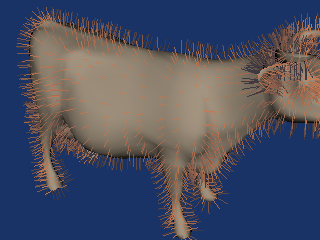

Source code (Python):
#!/usr/bin/env python

# Test vtkHedgeHog on cow with vtkCleanPolyData PointMergingOff.

import vtkmodules.vtkInteractionStyle  # noqa: F401
import vtkmodules.vtkRenderingFreeType  # noqa: F401
import vtkmodules.vtkRenderingOpenGL2  # noqa: F401

import os

from vtkmodules.vtkCommonTransforms import vtkTransform
from vtkmodules.vtkFiltersCore import (
    vtkCleanPolyData,
    vtkHedgeHog,
)
from vtkmodules.vtkFiltersGeneral import vtkTransformPolyDataFilter
from vtkmodules.vtkFiltersSources import vtkConeSource
from vtkmodules.vtkIOGeometry import vtkOBJReader
from vtkmodules.vtkRenderingCore import (
    vtkActor,
    vtkPolyDataMapper,
    vtkRenderWindow,
    vtkRenderWindowInteractor,
    vtkRenderer,
)

# Read cow data
wavefront = vtkOBJReader()
data_dir = os.environ.get("VPE_DATA_DIR", os.path.dirname(os.path.abspath(__file__)))

wavefront.SetFileName(os.path.join(data_dir, "Viewpoint", "cow.obj"))
wavefront.Update()

cone = vtkConeSource()
cone.SetResolution(6)
cone.SetRadius(0.1)

transform = vtkTransform()
transform.Translate(0.5, 0.0, 0.0)
transform_f = vtkTransformPolyDataFilter()
transform_f.SetInputConnection(cone.GetOutputPort())
transform_f.SetTransform(transform)

# Clean normals with merging off
clean = vtkCleanPolyData()
clean.SetInputConnection(wavefront.GetOutputPort())
clean.PointMergingOff()

glyph = vtkHedgeHog()
glyph.SetInputConnection(clean.GetOutputPort())
glyph.SetVectorModeToUseNormal()
glyph.SetScaleFactor(0.4)

hair_mapper = vtkPolyDataMapper()
hair_mapper.SetInputConnection(glyph.GetOutputPort())

hair_actor = vtkActor()
hair_actor.SetMapper(hair_mapper)

cow_mapper = vtkPolyDataMapper()
cow_mapper.SetInputConnection(wavefront.GetOutputPort())

cow_actor = vtkActor()
cow_actor.SetMapper(cow_mapper)

# Colors
saddle_brown_rgb = (0.545, 0.271, 0.075)
thistle_rgb = (0.847, 0.749, 0.847)

hair_actor.GetProperty().SetDiffuseColor(saddle_brown_rgb)
hair_actor.GetProperty().SetAmbientColor(thistle_rgb)
hair_actor.GetProperty().SetAmbient(0.3)

cow_actor.GetProperty().SetDiffuseColor(163 / 255.0, 148 / 255.0, 128 / 255.0)

# Renderer
renderer = vtkRenderer()
renderer.AddActor(cow_actor)
renderer.AddActor(hair_actor)
renderer.SetBackground(0.1, 0.2, 0.4)

render_window = vtkRenderWindow()
render_window.AddRenderer(renderer)
render_window.SetWindowName("hedge hog cow")
render_window.SetMultiSamples(0)
render_window.SetSize(320, 240)

interactor = vtkRenderWindowInteractor()
interactor.SetRenderWindow(render_window)

# Scene
renderer.ResetCamera()
renderer.GetActiveCamera().Dolly(2)
renderer.GetActiveCamera().Azimuth(30)
renderer.GetActiveCamera().Elevation(30)
renderer.ResetCameraClippingRange()

interactor.Initialize()
interactor.Start()
